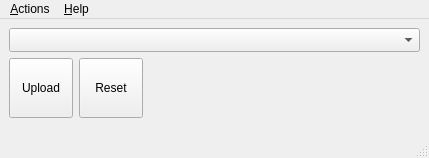
<?xml version="1.0" encoding="UTF-8"?>
<ui version="4.0">
 <class>UpdaterWindow</class>
 <widget class="QMainWindow" name="UpdaterWindow">
  <property name="geometry">
   <rect>
    <x>0</x>
    <y>0</y>
    <width>429</width>
    <height>158</height>
   </rect>
  </property>
  <property name="windowTitle">
   <string>UpTy</string>
  </property>
  <property name="windowIcon">
   <iconset resource="upty.qrc">
    <normaloff>:/upty</normaloff>:/upty</iconset>
  </property>
  <widget class="QWidget" name="centralwidget">
   <layout class="QVBoxLayout" name="verticalLayout" stretch="0,0,1">
    <item>
     <widget class="QComboBox" name="boardComboBox">
      <property name="sizeAdjustPolicy">
       <enum>QComboBox::AdjustToMinimumContentsLengthWithIcon</enum>
      </property>
      <property name="minimumContentsLength">
       <number>14</number>
      </property>
     </widget>
    </item>
    <item>
     <layout class="QHBoxLayout" name="horizontalLayout" stretch="0,0,1">
      <item>
       <widget class="QToolButton" name="uploadButton">
        <property name="minimumSize">
         <size>
          <width>64</width>
          <height>60</height>
         </size>
        </property>
        <property name="maximumSize">
         <size>
          <width>64</width>
          <height>60</height>
         </size>
        </property>
        <property name="text">
         <string>Upload</string>
        </property>
        <property name="icon">
         <iconset resource="../libtyqt/libtyqt.qrc">
          <normaloff>:/upload</normaloff>:/upload</iconset>
        </property>
        <property name="iconSize">
         <size>
          <width>32</width>
          <height>32</height>
         </size>
        </property>
        <property name="toolButtonStyle">
         <enum>Qt::ToolButtonTextUnderIcon</enum>
        </property>
       </widget>
      </item>
      <item>
       <widget class="QToolButton" name="resetButton">
        <property name="minimumSize">
         <size>
          <width>64</width>
          <height>60</height>
         </size>
        </property>
        <property name="maximumSize">
         <size>
          <width>64</width>
          <height>60</height>
         </size>
        </property>
        <property name="text">
         <string>Reset</string>
        </property>
        <property name="icon">
         <iconset resource="../libtyqt/libtyqt.qrc">
          <normaloff>:/reset</normaloff>:/reset</iconset>
        </property>
        <property name="iconSize">
         <size>
          <width>32</width>
          <height>32</height>
         </size>
        </property>
        <property name="toolButtonStyle">
         <enum>Qt::ToolButtonTextUnderIcon</enum>
        </property>
       </widget>
      </item>
      <item>
       <widget class="QStackedWidget" name="stackedWidget">
        <property name="currentIndex">
         <number>0</number>
        </property>
        <widget class="QWidget" name="page">
         <layout class="QHBoxLayout" name="horizontalLayout_3">
          <property name="leftMargin">
           <number>0</number>
          </property>
          <property name="topMargin">
           <number>0</number>
          </property>
          <property name="rightMargin">
           <number>0</number>
          </property>
          <property name="bottomMargin">
           <number>0</number>
          </property>
          <item>
           <widget class="QLabel" name="logoLabel">
            <property name="text">
             <string/>
            </property>
            <property name="alignment">
             <set>Qt::AlignRight|Qt::AlignTrailing|Qt::AlignVCenter</set>
            </property>
           </widget>
          </item>
         </layout>
        </widget>
        <widget class="QWidget" name="page_2">
         <layout class="QVBoxLayout" name="verticalLayout_2">
          <property name="leftMargin">
           <number>0</number>
          </property>
          <property name="topMargin">
           <number>0</number>
          </property>
          <property name="rightMargin">
           <number>0</number>
          </property>
          <property name="bottomMargin">
           <number>0</number>
          </property>
          <item>
           <widget class="QProgressBar" name="taskProgress">
            <property name="sizePolicy">
             <sizepolicy hsizetype="Expanding" vsizetype="Fixed">
              <horstretch>0</horstretch>
              <verstretch>0</verstretch>
             </sizepolicy>
            </property>
            <property name="minimumSize">
             <size>
              <width>120</width>
              <height>60</height>
             </size>
            </property>
            <property name="maximumSize">
             <size>
              <width>16777215</width>
              <height>60</height>
             </size>
            </property>
            <property name="value">
             <number>24</number>
            </property>
            <property name="textVisible">
             <bool>false</bool>
            </property>
           </widget>
          </item>
         </layout>
        </widget>
       </widget>
      </item>
     </layout>
    </item>
    <item>
     <spacer name="verticalSpacer">
      <property name="orientation">
       <enum>Qt::Vertical</enum>
      </property>
      <property name="sizeHint" stdset="0">
       <size>
        <width>20</width>
        <height>40</height>
       </size>
      </property>
     </spacer>
    </item>
   </layout>
  </widget>
  <widget class="QMenuBar" name="menubar">
   <property name="geometry">
    <rect>
     <x>0</x>
     <y>0</y>
     <width>429</width>
     <height>20</height>
    </rect>
   </property>
   <widget class="QMenu" name="menu_Actions">
    <property name="title">
     <string>&amp;Actions</string>
    </property>
    <addaction name="actionUpload"/>
    <addaction name="actionReset"/>
    <addaction name="separator"/>
    <addaction name="actionQuit"/>
   </widget>
   <widget class="QMenu" name="menu_Help">
    <property name="title">
     <string>&amp;Help</string>
    </property>
    <addaction name="actionOpenLog"/>
    <addaction name="separator"/>
    <addaction name="actionWebsite"/>
    <addaction name="actionReportBug"/>
   </widget>
   <addaction name="menu_Actions"/>
   <addaction name="menu_Help"/>
  </widget>
  <widget class="QStatusBar" name="statusbar">
   <property name="palette">
    <palette>
     <active>
      <colorrole role="WindowText">
       <brush brushstyle="SolidPattern">
        <color alpha="255">
         <red>255</red>
         <green>0</green>
         <blue>0</blue>
        </color>
       </brush>
      </colorrole>
     </active>
     <inactive>
      <colorrole role="WindowText">
       <brush brushstyle="SolidPattern">
        <color alpha="255">
         <red>255</red>
         <green>0</green>
         <blue>0</blue>
        </color>
       </brush>
      </colorrole>
     </inactive>
     <disabled>
      <colorrole role="WindowText">
       <brush brushstyle="SolidPattern">
        <color alpha="255">
         <red>120</red>
         <green>120</green>
         <blue>120</blue>
        </color>
       </brush>
      </colorrole>
     </disabled>
    </palette>
   </property>
   <property name="sizeGripEnabled">
    <bool>true</bool>
   </property>
  </widget>
  <action name="actionUpload">
   <property name="text">
    <string>&amp;Upload</string>
   </property>
   <property name="shortcut">
    <string>Ctrl+U</string>
   </property>
  </action>
  <action name="actionReset">
   <property name="text">
    <string>&amp;Reset</string>
   </property>
   <property name="shortcut">
    <string>Ctrl+R</string>
   </property>
  </action>
  <action name="actionQuit">
   <property name="text">
    <string>&amp;Quit</string>
   </property>
   <property name="shortcut">
    <string>Ctrl+Q</string>
   </property>
  </action>
  <action name="actionWebsite">
   <property name="text">
    <string>&amp;Website</string>
   </property>
  </action>
  <action name="actionOpenLog">
   <property name="text">
    <string>Open &amp;Log</string>
   </property>
  </action>
  <action name="actionReportBug">
   <property name="text">
    <string>&amp;Report a bug</string>
   </property>
   <property name="toolTip">
    <string>Report a bug</string>
   </property>
  </action>
 </widget>
 <resources>
  <include location="upty.qrc"/>
  <include location="../libtyqt/libtyqt.qrc"/>
 </resources>
 <connections/>
</ui>
